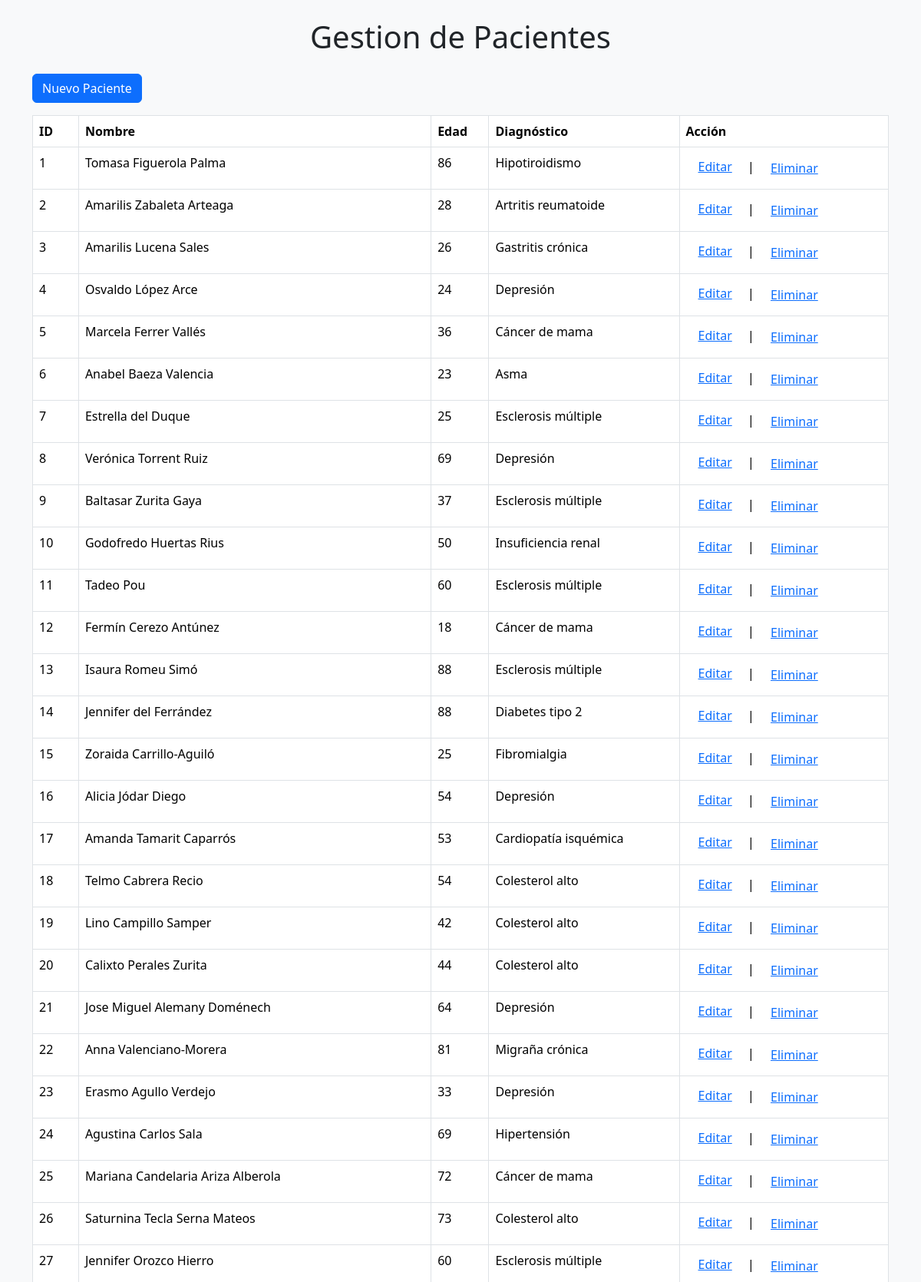
The page / (upper part) on the database its author committed.
### tables this page shows
CREATE TABLE Pacientes (
            id INTEGER PRIMARY KEY AUTOINCREMENT,
            nombre TEXT NOT NULL,
            edad INTEGER NOT NULL,
            diagnostico TEXT NOT NULL
        );

### app.py (the view)
@app.route('/')
def index():
    pacientes = db.obtener_pacientes()
    return render_template('index.html', pacientes=pacientes)

### db.py (called while the page is built)
def obtener_pacientes():
    try:
        conn = sqlite3.connect('data.db')
        cursor = conn.cursor()
        cursor.execute('SELECT * FROM Pacientes')
        pacientes = cursor.fetchall() # Obtenemos todos los resultados
        conn.close()
        return pacientes # Retornamos la lista de pacientes
    except sqlite3.Error as e:
        print(f"Error al conectar a la base de datos: {e}")
        return []

### templates/index.html (shortened to what this page needs)
{% extends "base.html" %}
{% block content %}
    <a href="{{url_for('nuevo_paciente')}}" class="btn btn-primary mb-3">Nuevo Paciente</a>
    <table class="table table-bordered">
        <thead>
            <tr>
                <th>ID</th>
                <th>Nombre</th>
                <th>Edad</th>
                <th>Diagnóstico</th>
                <th>Acción</th>
            </tr>
        </thead>
        <tbody>
            {% for paciente in pacientes %}
                <tr>
                    <td>{{ paciente[0] }}</td>
                    <td>{{ paciente[1] }}</td>
                    <td>{{ paciente[2] }}</td>
                    <td>{{ paciente[3] }}</td>
                    <td>
                        <a href="{{ url_for('editar_paciente', id=paciente[0]) }}" class="m-3">Editar</a>&nbsp;|&nbsp;
                        <form action="{{ url_for('eliminar_paciente', id=paciente[0]) }}" method="post" style="display:inline;"
                            onsubmit="return confirm('¿Estás seguro de que deseas eliminar este paciente?');">
                            <button type="submit" class="btn btn-link">Eliminar</button>
                        </form>
                    </td>
                </tr>
            {% endfor %}
        </tbody>
    </table>
{% endblock %}

### templates/base.html (shortened to what this page needs)
<!DOCTYPE html>
<html lang="es">
<head>
     <link href="https://cdn.jsdelivr.net/npm/bootstrap@5.3.5/dist/css/bootstrap.min.css" rel="stylesheet">
</head>
<body class= "bg-light">
    <div class="container mt-4">
        <h1 class="mb-4 text-center">Gestion de Pacientes</h1>
        {% block content %}
        {% endblock %}
    </div>
</body>
</html>

### rows shown on the page
Pacientes: id "1", nombre "Tomasa Figuerola Palma", edad "86", diagnostico "Hipotiroidismo"
Pacientes: id "2", nombre "Amarilis Zabaleta Arteaga", edad "28", diagnostico "Artritis reumatoide"
Pacientes: id "3", nombre "Amarilis Lucena Sales", edad "26", diagnostico "Gastritis crónica"
Pacientes: id "4", nombre "Osvaldo López Arce", edad "24", diagnostico "Depresión"
Pacientes: id "5", nombre "Marcela Ferrer Vallés", edad "36", diagnostico "Cáncer de mama"
Pacientes: id "6", nombre "Anabel Baeza Valencia", edad "23", diagnostico "Asma"
Pacientes: id "7", nombre "Estrella del Duque", edad "25", diagnostico "Esclerosis múltiple"
Pacientes: id "8", nombre "Verónica Torrent Ruiz", edad "69", diagnostico "Depresión"
Pacientes: id "9", nombre "Baltasar Zurita Gaya", edad "37", diagnostico "Esclerosis múltiple"
Pacientes: id "10", nombre "Godofredo Huertas Rius", edad "50", diagnostico "Insuficiencia renal"
Pacientes: id "11", nombre "Tadeo Pou", edad "60", diagnostico "Esclerosis múltiple"
Pacientes: id "12", nombre "Fermín Cerezo Antúnez", edad "18", diagnostico "Cáncer de mama"
Pacientes: id "13", nombre "Isaura Romeu Simó", edad "88", diagnostico "Esclerosis múltiple"
Pacientes: id "14", nombre "Jennifer del Ferrández", edad "88", diagnostico "Diabetes tipo 2"
Pacientes: id "15", nombre "Zoraida Carrillo-Aguiló", edad "25", diagnostico "Fibromialgia"
Pacientes: id "16", nombre "Alicia Jódar Diego", edad "54", diagnostico "Depresión"
Pacientes: id "17", nombre "Amanda Tamarit Caparrós", edad "53", diagnostico "Cardiopatía isquémica"
Pacientes: id "18", nombre "Telmo Cabrera Recio", edad "54", diagnostico "Colesterol alto"
Pacientes: id "19", nombre "Lino Campillo Samper", edad "42", diagnostico "Colesterol alto"
Pacientes: id "20", nombre "Calixto Perales Zurita", edad "44", diagnostico "Colesterol alto"
Pacientes: id "21", nombre "Jose Miguel Alemany Doménech", edad "64", diagnostico "Depresión"
Pacientes: id "22", nombre "Anna Valenciano-Morera", edad "81", diagnostico "Migraña crónica"
Pacientes: id "23", nombre "Erasmo Agullo Verdejo", edad "33", diagnostico "Depresión"
Pacientes: id "24", nombre "Agustina Carlos Sala", edad "69", diagnostico "Hipertensión"
Pacientes: id "25", nombre "Mariana Candelaria Ariza Alberola", edad "72", diagnostico "Cáncer de mama"
Pacientes: id "26", nombre "Saturnina Tecla Serna Mateos", edad "73", diagnostico "Colesterol alto"
Pacientes: id "27", nombre "Jennifer Orozco Hierro", edad "60", diagnostico "Esclerosis múltiple"
